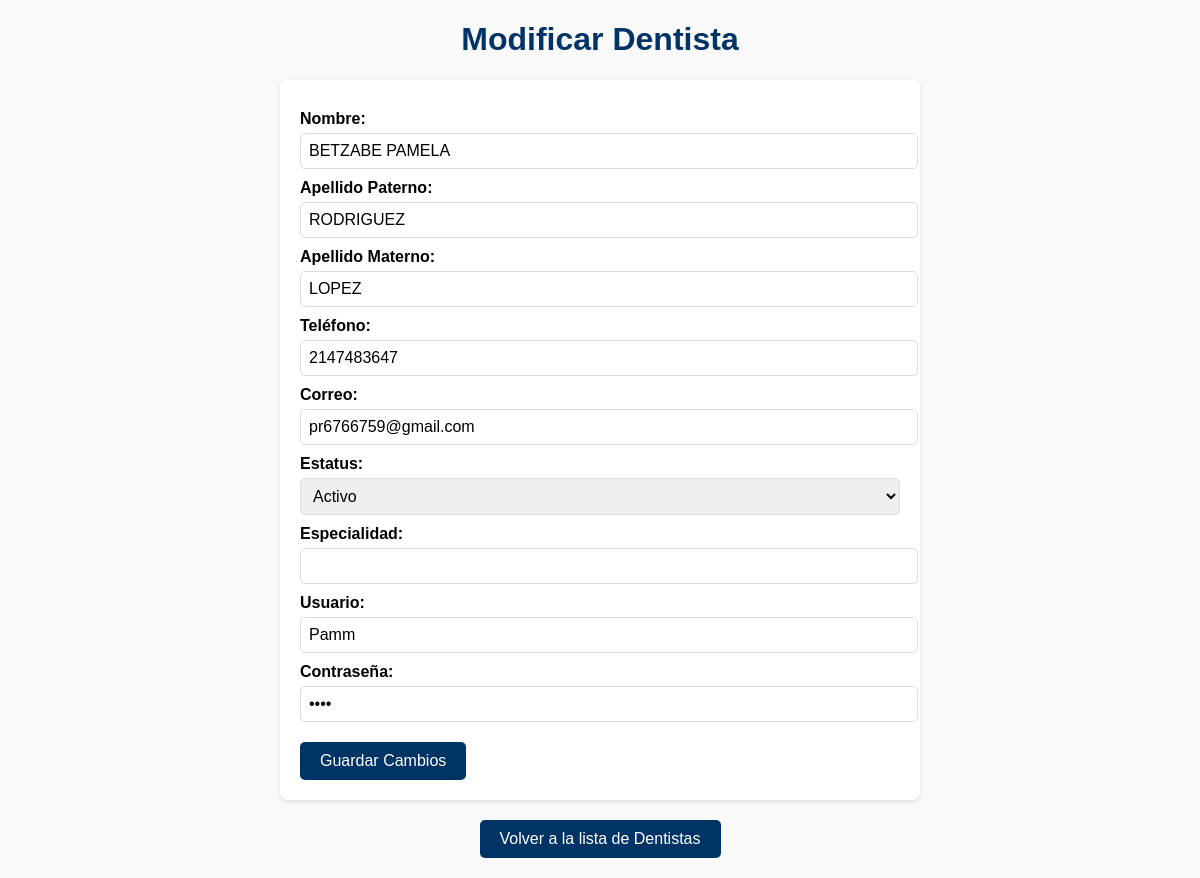
Page /modificar_dentista.php?id=1 (signed in) on the committed database.
### tables this page shows
CREATE TABLE `personal` (
  `Id_personal` int(10) NOT NULL,
  `Nombre` varchar(25) NOT NULL,
  `Apellido_Paterno` varchar(25) NOT NULL,
  `Apellido_Materno` varchar(30) NOT NULL,
  `Tipo` varchar(25) NOT NULL,
  `Especialidad` varchar(30) NOT NULL,
  `Telefono` int(10) NOT NULL,
  `Correo` varchar(25) NOT NULL,
  `Estatus` varchar(25) NOT NULL,
  `Usuario` varchar(20) NOT NULL,
  `Contrasena` varchar(10) NOT NULL
);

### modificar_dentista.php (the view, shortened to what this page needs)
<?php
include('conexion.php');
if (isset($_GET['id'])) {
    $id = $_GET['id'];
    $query = "SELECT Id_personal, Nombre, Apellido_paterno, Apellido_materno, Telefono, Correo, Estatus, Especialidad, Usuario, Contrasena
              FROM personal
              WHERE Id_personal = '$id' AND Tipo = 'Dentista'";
    $result = mysqli_query($conn, $query);
    $row = mysqli_fetch_assoc($result);
} else {
    die("ID no proporcionado.");
}
?>
<!DOCTYPE html>
<html lang="es">
<head>
</head>
<body>
    <div class="container">
        <h1>Modificar Dentista</h1>
        <form method="POST" action="modificar_dentista.php?id=<?php echo $row['Id_personal']; ?>">
            <label for="nombre">Nombre:</label>
            <input type="text" id="nombre" name="nombre" value="<?php echo htmlspecialchars($row['Nombre']); ?>" required>
            <label for="apellido_paterno">Apellido Paterno:</label>
            <input type="text" id="apellido_paterno" name="apellido_paterno" value="<?php echo htmlspecialchars($row['Apellido_paterno']); ?>" required>
            <label for="apellido_materno">Apellido Materno:</label>
            <input type="text" id="apellido_materno" name="apellido_materno" value="<?php echo htmlspecialchars($row['Apellido_materno']); ?>" required>
            <label for="telefono">Teléfono:</label>
            <input type="tel" id="telefono" name="telefono" value="<?php echo htmlspecialchars($row['Telefono']); ?>" required>
            <label for="correo">Correo:</label>
            <input type="email" id="correo" name="correo" value="<?php echo htmlspecialchars($row['Correo']); ?>" required>
            <label for="estatus">Estatus:</label>
            <select id="estatus" name="estatus" required>
                <option value="Activo" <?php if ($row['Estatus'] == 'Activo') echo 'selected'; ?>>Activo</option>
            </select>
            <label for="especialidad">Especialidad:</label>
            <input type="text" id="especialidad" name="especialidad" value="<?php echo htmlspecialchars($row['Especialidad']); ?>" required>
            <label for="usuario">Usuario:</label>
            <input type="text" id="usuario" name="usuario" value="<?php echo htmlspecialchars($row['Usuario']); ?>" required>
            <label for="contrasena">Contraseña:</label>
            <input type="password" id="contrasena" name="contrasena" value="<?php echo htmlspecialchars($row['Contrasena']); ?>" required>
            <input type="submit" value="Guardar Cambios">
        </form>
        <div style="text-align: center;">
            <a href="ver_dentista.php">Volver a la lista de Dentistas</a>
        </div>
    </div>
</body>
</html>

### modificar_dentista.php (style rules this page uses)
body { font-family: Arial, sans-serif; margin: 20px; background-color: #f9f9f9; }
h1 { text-align: center; color: #003366; }
form { max-width: 600px; margin: 0 auto; background-color: #ffffff; padding: 20px; border-radius: 8px; box-shadow: 0 2px 4px rgba(0, 0, 0, 0.1); }
label { font-weight: bold; display: block; margin-top: 10px; }
input[type="text"], input[type="email"], input[type="password"], input[type="tel"], select { width: 100%; padding: 8px; margin-top: 5px; border-radius: 5px; border: 1px solid #ddd; font-size: 1rem; }
input[type="submit"] { background-color: #003366; color: white; padding: 10px 20px; border: none; border-radius: 5px; cursor: pointer; font-size: 1rem; margin-top: 20px; }
.container { max-width: 1200px; margin: 0 auto; }
a { display: inline-block; margin-top: 20px; padding: 10px 20px; background-color: #003366; color: #ffffff; text-decoration: none; border-radius: 5px; text-align: center; }

### rows in the picture
personal: nombre "BETZABE PAMELA", apellido_paterno "RODRIGUEZ", apellido_materno "LOPEZ", telefono "2147483647", correo "pr6766759@gmail.com", usuario "Pamm"
